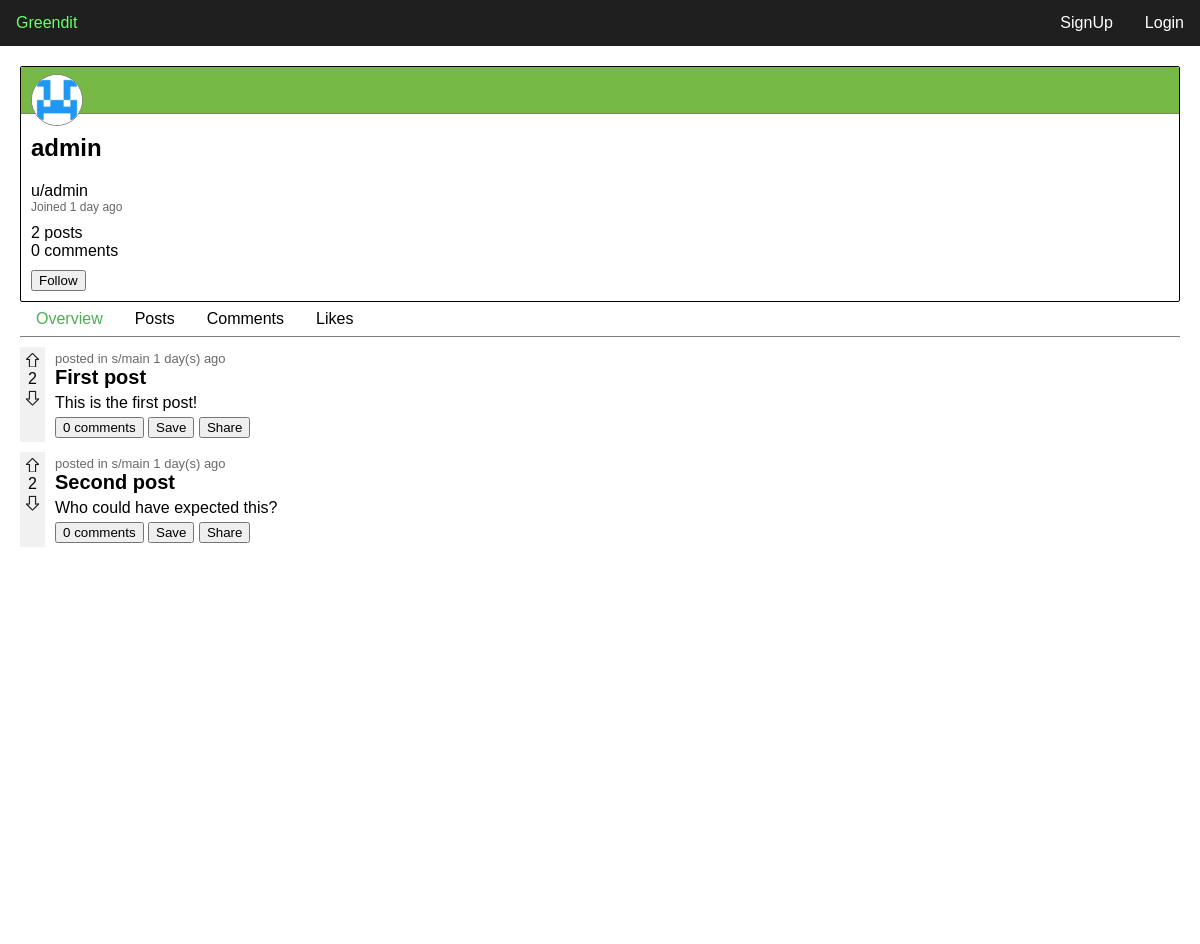
Screenshot of /user.php?name=admin with the database file from the repository.
### tables this page shows
create table if not exists users (
    user_id int not null auto_increment,
    email varchar(45) null default null,
    username varchar(45) not null,
    password varchar(256) not null,
    created_at datetime not null default current_timestamp,
    primary key (user_id)
);

create table if not exists posts (
    post_id int not null auto_increment,
    title varchar(45) not null,
    content text,
    hash varchar(6) not null,
    user_id int not null,
    community_id int not null,
    status enum('public','draft','removed') not null,
    created_at datetime not null default current_timestamp,
    primary key (post_id),
    index fk_posts_users (user_id asc) visible,
    index fk_community1_idx (community_id asc) visible,
    constraint fk_posts_users foreign key (user_id) references users (user_id),
    constraint fk_community1 foreign key (community_id) references communities (community_id) on delete cascade
);

### require/db_connect.php (called while the page is built, shortened)
<?php
    $conn = new mysqli('127.0.0.1', 'root', '', 'greendit');
    function query($sql) {
        global $conn;
        $result = $conn->query($sql);
        return $result->fetch_all(MYSQLI_ASSOC);
    }
    function rows($sql) {
        global $conn;
        $result = $conn->query($sql);
        return $result->num_rows;
    }
    function row($sql) {
        global $conn;
        $result = $conn->query($sql);
        return $result->fetch_assoc();
    }
?>

### user.php (the view, shortened to what this page needs)
<?php require('require/header.php'); ?>
<?php
    function plural($word,$num) {
        if ($num == 1) {
            return $word;
        }
        return $word.'s';
    }
    require_once 'require/feed.php';
    if (isset($_GET['name'])) {
        require_once 'require/db_connect.php';
        $user = row('select * from users where username = "' . $_GET['name'] . '"');
        $username = $user['username'];
        $date = $user['created_at'];
        $datediff = time() - strtotime($date);
        $date = round($datediff / (60 * 60 * 24));
        $posts = rows('select * from posts where user_id = ' . $user['user_id']);
        $comments = rows('select * from comments where user_id = ' . $user['user_id']);
        $user_url = 'users/' . $username;
        $follow_active = false;
        echo '
            <main>
            <div class="user-info">
                <div class="user-banner">
                    <img src="resources/pfps/'.$username.'.png" alt="">
                </div>
                <div class="user-main">
                    <h2>' . $username . '</h2>
                    <a href="'.$user_url.'">u/' . $username . '</a>
                    <p>Joined ' . $date . ' '.plural('day',$date).' ago</p>
                </div>
                <div class="user-stats">
                    <a href="'.$user_url.'/posts">' . $posts . ' '.plural('post',$posts).'</a><br>
                    <a href="'.$user_url.'/comments">' . $comments . ' '.plural('comment',$comments).' </a>
                </div>
                <button class="follow-btn'.activeClass($follow_active).'" data-username="'.$username.'"></button>
            </div>
        ';
    }
    $tabs = array('overview','posts','comments','likes');
    $tab_index = isset($_GET['tab']) ? array_search($_GET['tab'],$tabs) : 0;
    function active($index) {
        global $tab_index;
        if ($index == $tab_index) {
            return ' class="active" ';
        }
        return ' ';
    }
    echo '
    <nav class="tabbs">
        <a'.active(0).'href="users/'.$user['username'].'/overview">Overview</a>
        <a'.active(1).'href="users/'.$user['username'].'/posts">Posts</a>
        <a'.active(2).'href="users/'.$user['username'].'/comments">Comments</a>
        <a'.active(3).'href="users/'.$user['username'].'/likes">Likes</a>
    </nav>
    <div id="feed" class="ignore-css">
    ';
    if ($tab_index == 0 || $tab_index == 1)  {
        $posts = query('select * from posts where user_id = ' . $user['user_id']);
        foreach ($posts as $post) {
            $tab_index == 0 ? postHTML($post,true,false) : overviewPostHTML($post);
        }
    }
?>
</div>
</main>
<?php require('require/footer.php'); ?>

### require/feed.php (shortened to what this page needs)
<?php
    if (!isset($conn)) require_once __DIR__.'/db_connect.php';
    function getPostData($post) {
        extract($post);
        $user = row('select * from users where user_id='.$user_id);
        $community = row('select * from communities where community_id='.$community_id);
        $media = query('select * from post_media where post_id='.$post_id);
        $comments = rows('select * from comments where post_id='.$post_id);
        $likes = rows('select * from post_likes where post_id='.$post_id);
        $dislikes = rows('select * from post_dislikes where post_id='.$post_id);
        $total_likes = $likes - $dislikes;
        $date = $created_at;
        $datediff = time() - strtotime($date);
        $date = round($datediff / (60 * 60 * 24));
        $liked = $disliked = $saved = false;
        return array(
            'username' => $user['username'],
            'sub' => $community['shortname'],
            'removed' => $status == 'removed',
            'hash' => $hash,
            'title' => $title,
            'content' => $content,
            'media' => $media,
            'likes' => $total_likes,
            'comments' => $comments,
            'date' => $created_at,
            'days' => $date,
            'liked' => $liked,
            'disliked' => $disliked,
            'saved' => $saved
        );
    }
    function postHTML($post, $show_community = true, $show_user = true) {
        $post_data = getPostData($post);
        extract($post_data);
        $post_head = '<div class="head">';
        if ($show_community) {
            if (!$show_user) $post_head .= 'posted in ';
            $post_head .= '<a href="subs/'.$sub.'">s/'.$sub.'</a>&nbsp;';
        }
        $post_head .= $days . ' day(s) ago </div>';
        echo '
        <div class="post" data-hash="'.$hash.'">
            <div class="left">
                '.arrow_wrapper($liked,$disliked,$likes,false,$removed).'
            </div>
            <div class="right">
                '.$post_head.'
                <h2>' . $title . '</h2>
                '.$content.'
                <div class="footer">
                    <button name="comment-btn" class="comment-btn">' . $comments . ' comments</button>
                    <button name="save-btn" class="save-btn'.activeClass($saved).'"></button>
                    <button name="share-btn" class="share-btn">Share</button>
                </div>
            </div>
        </div>
        ';
    }
    function activeClass($bool,$class='active') {
        return '';
    }
    function arrow_wrapper($liked=false,$disliked=false,$count=0,$horizontal=false,$disabled=false) {
        return '
        <div class="arrow-wrapper'.activeClass($horizontal,'horizontal').'">
            <button name="upvote-btn" class="upvote'.activeClass($liked).'" '.activeClass($disabled,'disabled').'>
                '.file_get_contents(__DIR__.'/../resources/upvote.svg').'
            </button>
            <span class="like-count">
                '.$count.'
            </span>
            <button name="downvote-btn" class="downvote'.activeClass($disliked).'" '.activeClass($disabled,'disabled').'>
                '.file_get_contents(__DIR__.'/../resources/upvote.svg').'
            </button>
        </div>
        ';
    }
?>

### css/nav.css (style rules this page uses)
:root { font-family: 'Lucida Sans', 'Lucida Sans Regular', 'Lucida Grande', 'Lucida Sans Unicode', Geneva, Verdana, sans-serif; }
body, html { margin: 0; font-family: Arial, Helvetica, sans-serif; overflow-x: hidden; }
nav.tabbs { overflow: hidden; border-bottom: 1px solid gray; margin-bottom: 10px; }
nav.tabbs a { float: left; color: black; text-align: center; padding: 8px 16px; text-decoration: none; font-size: 1em; }
nav.tabbs a.active { color: #4CAF50; }

### css/feed.css (style rules this page uses)
main { padding: 0 20px 0 20px; min-height: 100%; display: flex; flex-direction: column; }
#feed { padding: 0 0 0 0; background-color: lightgray; margin: 0 -20px 0 -20px; padding: 10px 10% 10px 10%; flex-grow: 1; }
.post { background-color: white; border-radius: 2px; margin-bottom: 10px; display: flex; }
.post h2 { margin-bottom: 5px; margin-top: 0; font-size: 20px; }
.arrow-wrapper { display: flex; flex-direction: column; }
.arrow-wrapper button { border: 0; background: none; font-weight: bold; padding: 0; width: 13px; position: relative; cursor: pointer; }
.arrow-wrapper .downvote { transform: rotate(180deg); }
.like-count { text-align: center; margin: 3px 0 3px 0; }
.arrow-wrapper button::after { content: ""; width: 100%; height: 100%; position: absolute; top: 0; left: 0; }
.arrow-wrapper svg { float: left; }
.post .left { float: left; background-color: #f1f1f1; border-top-left-radius: 2px; border-bottom-left-radius: 2px; padding: 6px; width: 13px; }
.right { padding: 4px; padding-right: 10px; padding-left: 10px; width: 100%; }
.post .head { color: #696969; font-size: 13px; }
.post .head a { color: #696969; text-decoration: none; }
.post .footer { margin-top: 5px; }
.save-btn::after { content: "Save"; }

### css/main.css (style rules this page uses)
.ignore-css { all: unset !important; }

### css/form.css (style rules this page uses)
body, html { height: 100%; }

### css/user.css (style rules this page uses)
.user-info { border: 1px solid black; padding: 10px; border-radius: 2px; margin-top: 20px; }
.user-banner { background-color: #76B947; border-bottom: 1px solid gray; margin: -10px; margin-bottom: 10px; border-top-left-radius: 2px; border-top-right-radius: 2px; }
.user-banner img { border: 1px solid gray; border-radius: 50%; width: 50px; margin-top: -10px; position: relative; top: 17px; left: 10px; height: 50px; background-color: white; }
.user-main p { margin-top: 0; margin-bottom: 0; color: #676767; font-size: 12px; }
.user-info a { color: #000; text-decoration: none; }
.user-stats { margin-top: 10px; }
.user-info .follow-btn { margin-top: 10px; }
.follow-btn::after { content: "Follow"; }

### rows the page displays
users: username (picture), username "admin", created_at "1", created_at "day"
posts: title "First post", content "This is the first post!"
posts: post_id "2", title "Second post", content "Who could have expected this?"

### other values shown
$posts "2"
plural('post',$posts) "posts"
$comments "0"
plural('comment',$comments) "comments"
$count "2"
$sub "main main"
$days "1 1"
$comments "0 0"
